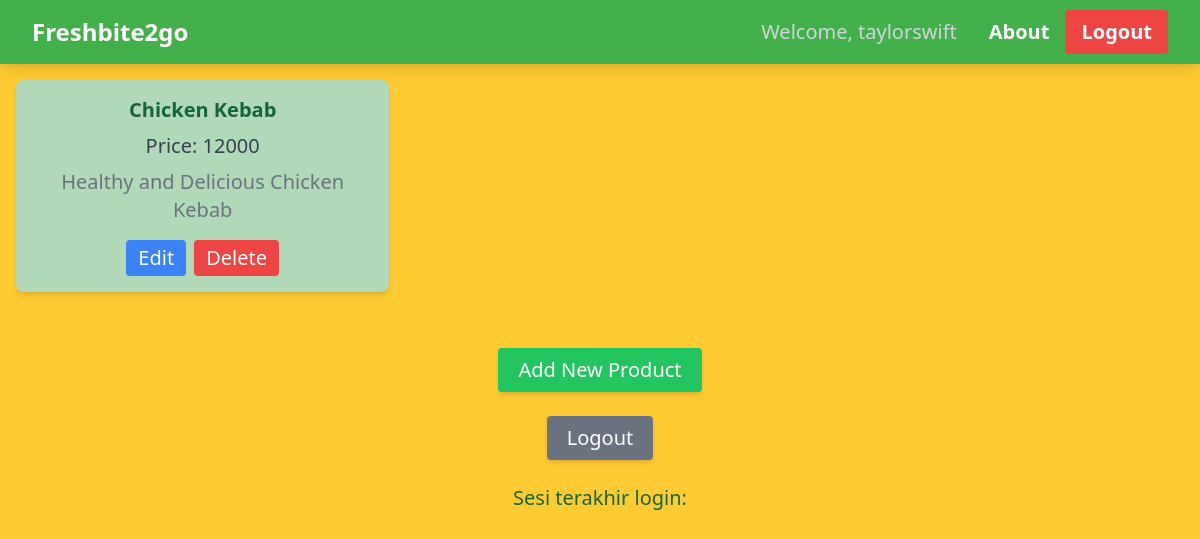
Screenshot of / (signed in) with the database file from the repository.
### main/models.py (models this page shows)
class ProductEntry(models.Model):
    user = models.ForeignKey(User, on_delete=models.CASCADE)
    id = models.UUIDField(primary_key=True, default=uuid.uuid4, editable=False)
    name = models.CharField(max_length=255)
    price = models.IntegerField()
    description = models.TextField()

### main/views.py (the view)
# urls.py: path('', show_main, name='show_main'),
@login_required(login_url='/login')
def show_main(request):
    product_entries = ProductEntry.objects.filter(user=request.user)
    context = {
        'app_name' : 'freshbite2go',
        'name': request.user.username,
        'class': 'PBP E',
        'product_entries': product_entries,
    }
    return render(request, "main.html", context)

### main/templates/main.html (shortened to what this page needs)
<html lang="en">
<head>
</head>
<body class="flex flex-col items-center bg-[#FFCB32] mt-6 text-green-800 text-xl">
    {% extends 'base.html' %}
    {% block content %}
    {% include 'navbar.html' %}
    {% if not product_entries %}
    <p class="font-sans text-3xl text-green-800">Belum ada data produk pada Freshbite2go :D</p>
    {% else %}
    <div class="mx-4 my-10 grid grid-cols-1 sm:grid-cols-2 lg:grid-cols-3 gap-6">
        {% for product_entry in product_entries %}
        <div class="bg-[#B1D8B7] mt-4 rounded-lg shadow-md p-4 text-center">
            <h2 class="font-bold text-xl mb-2">{{ product_entry.name }}</h2>
            <p class="text-gray-700 mb-2">Price: {{ product_entry.price }}</p>
            <p class="text-gray-500 mb-4">{{ product_entry.description }}</p>
            <div class="flex justify-center space-x-2">
                <a href="{% url 'main:edit_product' product_entry.pk %}">
                    <button class="bg-blue-500 text-white px-3 py-1 rounded hover:bg-[#B1D8B7] hover:text-blue-600 hover:-translate-y-1 transition ease-in-out">
                        Edit
                    </button>
                </a>
                <a href="{% url 'main:delete_product' product_entry.pk %}">
                    <button class="bg-red-500 text-white px-3 py-1 rounded hover:bg-[#B1D8B7] hover:text-red-600 hover:-translate-y-1 transition ease-in-out">
                        Delete
                    </button>
                </a>
            </div>
        </div>
        {% endfor %}
    </div>
    {% endif %}
    <a href="{% url 'main:create_product_entry' %}">
        <button class="bg-green-500 text-white px-5 py-2 my-4 rounded hover:bg-green-600 shadow-md transform hover:-translate-y-1 transition ease-in-out">
            Add New Product
        </button>
    </a>
    <a href="{% url 'main:logout' %}">
        <button class="bg-gray-500 text-white px-5 py-2 my-2 rounded hover:bg-gray-600 shadow-md transform hover:-translate-y-1 transition ease-in-out">
            Logout
        </button>
    </a>
    <h5 class="mt-4">Sesi terakhir login: {{ last_login }}</h5>
    {% endblock content %}

### templates/navbar.html (shortened to what this page needs)
<nav class="bg-[#43B14B] shadow-lg fixed top-0 left-0 z-40 w-screen">
  <div class="max-w-7xl mx-auto px-4 sm:px-6 lg:px-8">
    <div class="flex items-center justify-between h-16">
      <div class="flex items-center">
        <h1 class="text-2xl font-bold text-center text-white">Freshbite2go</h1>
      </div>
      <div class="hidden md:flex items-center">
        {% if user.is_authenticated %}
          <span class="text-gray-300 mr-4">Welcome, {{ user.username }}</span>
          <a href="#" class="text-center text-white hover:text-gray-300 font-bold py-2 px-4 rounded transition duration-300">
            About
          </a>
          <a href="{% url 'main:logout' %}" class="text-center bg-red-500 hover:bg-red-600 text-white font-bold py-2 px-4 rounded transition duration-300">
            Logout
          </a>
        {% endif %}
      </div>
    </div>
  </div>
</nav>

### rows the page displays
ProductEntry: name "Chicken Kebab", price "12000", description "Healthy and Delicious Chicken Kebab"

### other values shown
{{ user.username }} "taylorswift"
